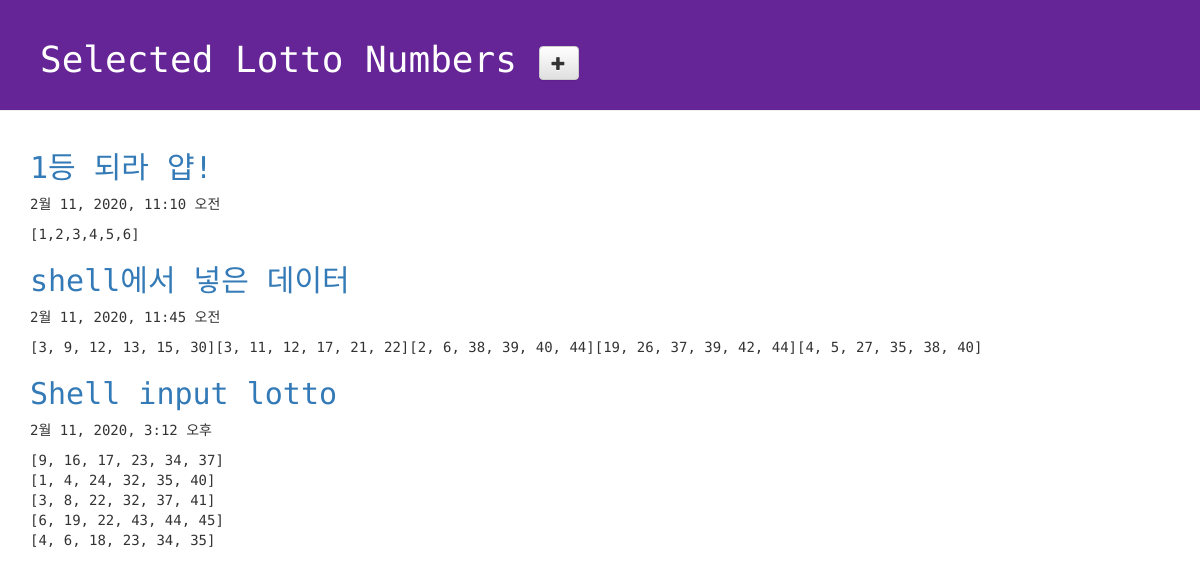
Before: / with the older database file.
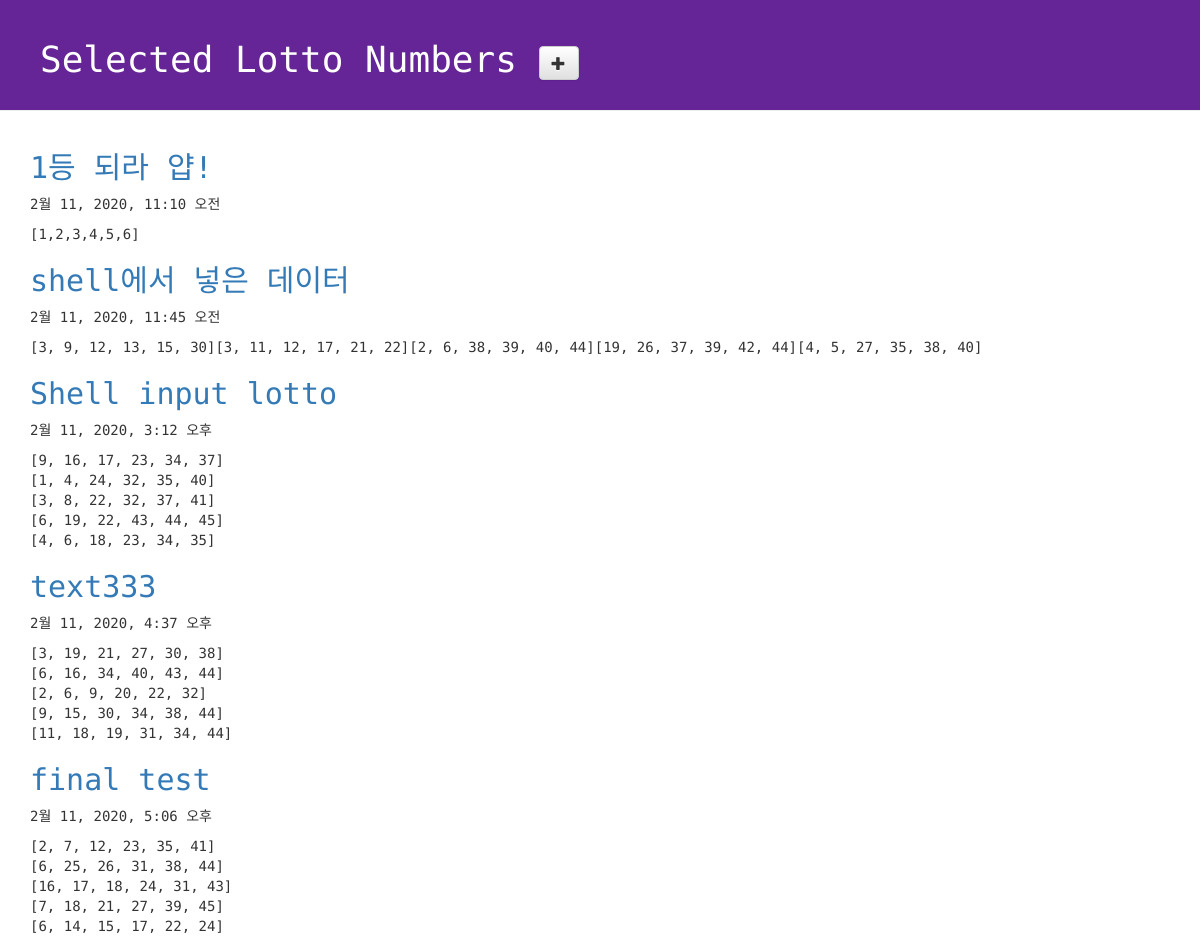
After: the same page with the newer database file.
### lotto/models.py (models this page shows, shortened)
class GuessNumbers(models.Model):
    name = models.CharField(max_length=24) # 로또 번호 리스트의 이름
    text = models.CharField(max_length=255) # 로또 번호 리스트에 대한 설명
    lottos = models.CharField(max_length=255, default='[1,2,3,4,5,6]') # 로또 번호들이 담길 str
    num_lotto = models.IntegerField(default=5) # 6개 번호 set의 갯수
    update_date = models.DateTimeField()

### lotto/views.py (the view)
# urls.py: path('', views.index), # 127.0.0.1:8000/
def index(request):
    lottos = GuessNumbers.objects.all()
    return render(request, 'lotto/default.html', {'lottos': lottos})

### lotto/templates/lotto/default.html (shortened to what this page needs)
<!DOCTYPE html>
{% load staticfiles %}
<html lang="ko">
<head>
  <link rel="stylesheet" href="//maxcdn.bootstrapcdn.com/bootstrap/3.2.0/css/bootstrap.min.css">
  <link rel="stylesheet" href="//maxcdn.bootstrapcdn.com/bootstrap/3.2.0/css/bootstrap-theme.min.css">
  <link rel='stylesheet' href="{% static 'css/lotto.css' %}">
</head>
<body>
  <div class="page-header">
    <h1>
      Selected Lotto Numbers
      <a href="{% url 'new_lotto' %}">
        <span class="glyphicon glyphicon-plus btn btn-default"></span>
      </a>
    </h1>
  </div>
  <div class="container lotto">
    {% for lotto in lottos %}
      <h2><a href="{% url 'detail' lottokey=lotto.pk %}">{{ lotto.text }}</a></h2>
      <p>{{ lotto.update_date }}</p>
      <p>{{ lotto.lottos | linebreaksbr }}</p>
    {% endfor %}
  </div>
</body>
</html>

### lotto/static/css/lotto.css (style rules this page uses)
.page-header { background-color: #652596; margin-top: 0; padding: 20px 20px 20px 40px; font-family: 'Space Mono', monospace; }
.page-header h1 { color: #FFFFFF; }
.container { font-family: 'Space Mono', monospace; }
.container h2 { color: #b9f442; }

Changed rows visible on the page:
added GuessNumbers: text "text333", update_date "2월 11, 2020, 4:37 오후", lottos "[3, 19, 21, 27, 30, 38] [6, 16, 34, 40, 43, 44] [2, 6, 9, 20, 22, 32] [9, 15, 30, 34, 38, 44] [11, 18, 19, 31, 34, 44]"
added GuessNumbers: text "final test", update_date "2월 11, 2020, 5:06 오후", lottos "[2, 7, 12, 23, 35, 41] [6, 25, 26, 31, 38, 44] [16, 17, 18, 24, 31, 43] [7, 18, 21, 27, 39, 45] [6, 14, 15, 17, 22, 24]"
